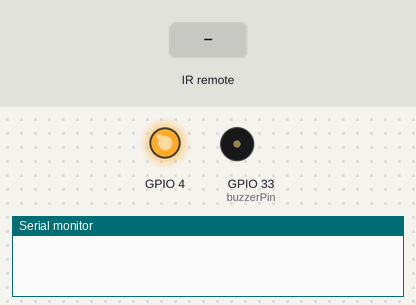
This sketch was run on a simulated ESP8266 (NodeMCU). Shown: output pins drawn as LEDs (lit = HIGH), buzzer (waves = sounding, pin HIGH), the last lines printed to the serial monitor. The inputs (shaded band) are chosen by the test bench.

Above: at 1.2 s.
1.3 s: infrared code 0xFFA25D received
At 1.9 s:
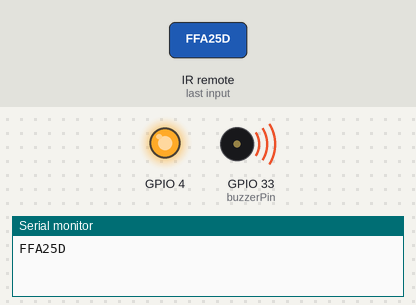
Timing chart, 0 to 4.3 s (numbered marks = the images above; inputs shaded):
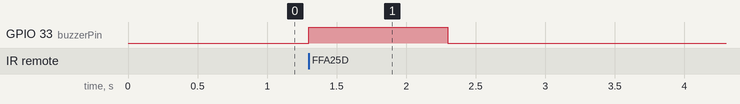

Measured:
- after the input at 1.3 s, GPIO 33 (buzzerPin): LOW → HIGH at once, → LOW 1.0 s later

The sketch:

coba_coba.ino
```cpp
#include <IRremoteESP8266.h>
#include <IRrecv.h>
#include <IRutils.h>

const int receiverPin = 2; // Pin modul KY-022
const int buzzerPin = 33;   // Pin buzzer

IRrecv irrecv(receiverPin);
decode_results results;

void setup() {
  pinMode(buzzerPin, OUTPUT);
  irrecv.enableIRIn(); // Mulai menerima sinyal IR
  Serial.begin(9600);
  pinMode(4,OUTPUT);
  digitalWrite(4, HIGH);
}

void loop() {
  if (irrecv.decode(&results)) {
    Serial.println(results.value, HEX);
    irrecv.resume(); // Menerima sinyal IR berikutnya
    // Jika modul KY-022 mendapatkan input dari KY-008, bunyikan buzzer
    if (results.value == 0xFFA25D) { // Nilai yang diterima dari modul IR tertentu
      digitalWrite(buzzerPin, HIGH);
      delay(1000); // Bunyikan buzzer selama 1 detik
      digitalWrite(buzzerPin, LOW);
    }
  }
}
```
